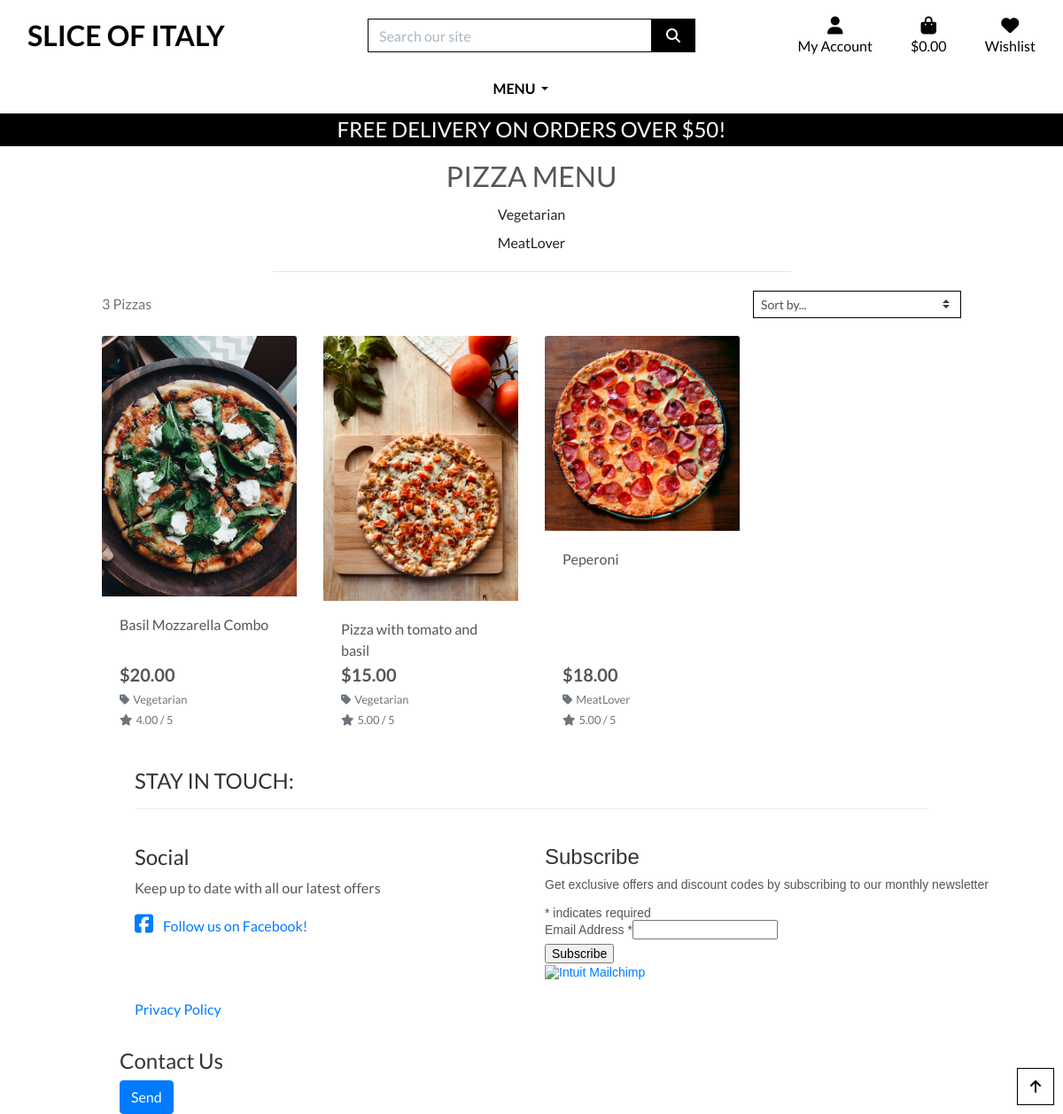
The page /pizzas/ on the database as committed earlier.
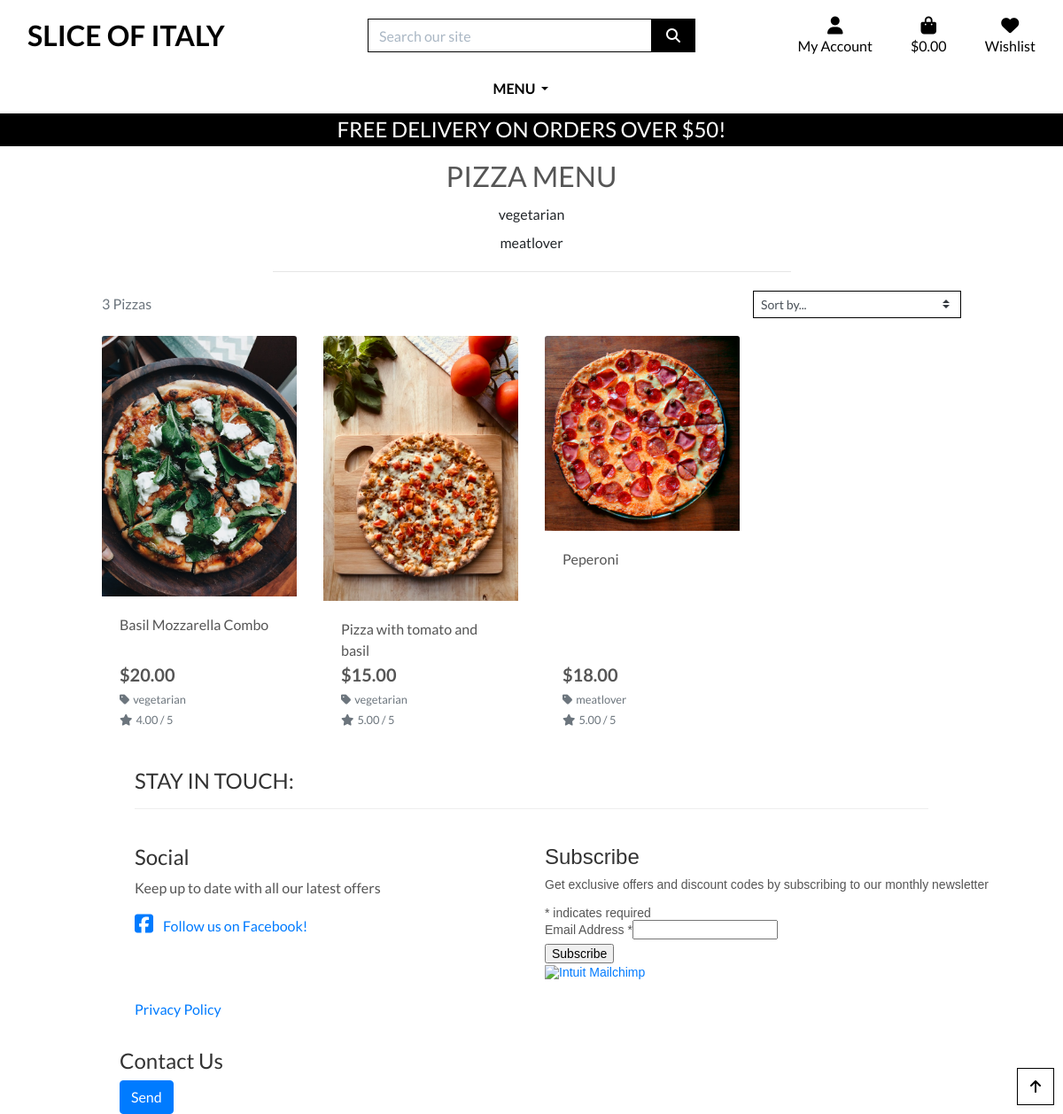
The same page on the database as committed later.
### pizzas/models.py (models this page shows, shortened)
class Category(models.Model):
    class Meta:
        verbose_name_plural = 'Categories'
    name = models.CharField(max_length=254)
    friendly_name = models.CharField(max_length=254, null=True, blank=True)

class Pizza(models.Model):
    category = models.ForeignKey('Category', null=True, blank=True, on_delete=models.SET_NULL)
    sku = models.CharField(max_length=254, null=True, blank=True)
    name = models.CharField(max_length=254)
    description = models.TextField()
    price = models.DecimalField(max_digits=6, decimal_places=2)
    rating = models.DecimalField(max_digits=6, decimal_places=2, null=True, blank=True)
    image_url = models.URLField(max_length=1024, null=True, blank=True)
    image = models.ImageField(null=True, blank=True)

### pizzas/views.py (the view)
# urls.py: path('', views.pizzas, name='pizzas'),
def pizzas(request):
    pizzas = Pizza.objects.all()
    query = request.GET.get('q')
    categories = request.GET.getlist('category')
    all_categories = Category.objects.all()
    sort = request.GET.get('sort')
    direction = request.GET.get('direction')
    if query:
        queries = Q(name__icontains=query) | Q(description__icontains=query)
        pizzas = pizzas.filter(queries)
    if categories:
        pizzas = pizzas.filter(category__name__in=categories)
        categories = Category.objects.filter(name__in=categories)
    if sort:
        if direction == 'desc':
            sort = f'-{sort}'
        pizzas = pizzas.order_by(sort)
    context = {
        'pizzas': pizzas,
        'search_term': query,
        'current_categories': categories,
        'all_categories': all_categories,
        'current_sorting': f'{sort}_{direction}',
    }
    return render(request, 'pizzas/pizzas.html', context)

### bag/contexts.py (called while the page is built, shortened)
def bag_contents(request):
    bag_items = []
    total = 0
    pizza_count = 0
    bag = request.session.get('bag', {})
    if total < settings.FREE_DELIVERY_THRESHOLD:
        delivery = total * Decimal(settings.STANDARD_DELIVERY_PERCENTAGE / 100)
        free_delivery_delta = settings.FREE_DELIVERY_THRESHOLD - total
    else:
        delivery = 0
        free_delivery_delta = 0
    grand_total = delivery + total
    context = {
        'bag_items': bag_items,
        'total': total,
        'pizza_count': pizza_count,
        'delivery': delivery,
        'free_delivery_delta': free_delivery_delta,
        'free_delivery_threshold': settings.FREE_DELIVERY_THRESHOLD,
        'grand_total': grand_total,
    }
    return context

### pizzas/templates/pizzas/pizzas.html (shortened to what this page needs)
{% extends "base.html" %}
{% load static %}
{% block page_header %}
    <div class="container header-container">
    </div>
{% endblock %}
{% block content %}
    <div class="overlay"></div>
    <div class="container-fluid">
        <div class="row">
            <div class="col text-center mt-3">
                <h2 class="logo-font">Pizza Menu</h2>
                {% for category in all_categories %}
                    <a href="{% url 'pizzas_by_category' category.name %}" class="dropdown-item">{{ category.friendly_name }}</a>
                {% endfor %}
                <hr class="w-50 mb-1">
            </div>
        </div>
        <div class="row">
            <div class="pizza-container col-10 offset-1">
                <div class="row mt-1 mb-2">
                    <div class="col-12 col-md-6 my-auto order-md-last d-flex justify-content-center justify-content-md-end">
                        <div class="sort-select-wrapper w-50">
                            <select id="sort-selector" class="custom-select custom-select-sm rounded-0 border border-{% if current_sorting != 'None_None' %}info{% else %}black{% endif %}">
                                <option value="reset" {% if current_sorting == 'None_None' %}selected{% endif %}>Sort by...</option>
                            </select>
                        </div>
                    </div>
                    <div class="col-12 col-md-6 order-md-first">
                        <p class="text-muted mt-3 text-center text-md-left">
                            {{ pizzas|length }} Pizzas{% if search_term %} found for <strong>"{{ search_term }}"</strong>{% endif %}
                        </p>
                    </div>
                </div>
                <div class="row">
                    {% for pizza in pizzas %}
                        <div class="col-sm-6 col-md-6 col-lg-4 col-xl-3">
                            <div class="card h-100 border-0">
                                <a href="{% url 'pizza_detail' pizza.id %}">
                                    <img class="card-img-top img-fluid" src="{{ pizza.image.url }}" alt="{{ pizza.name }}">
                                </a>
                                <div class="card-body pb-0">
                                    <p class="mb-0">{{ pizza.name }}</p>
                                </div>
                                <div class="card-footer bg-white pt-0 border-0 text-left">
                                    <div class="row">
                                        <div class="col">
                                            <p class="lead mb-0 text-left font-weight-bold">${{ pizza.price }}</p>
                                            {% if pizza.category %}
                                            <p class="small mt-1 mb-0">
                                                <a class="text-muted" href="{% url 'pizzas' %}?category={{ pizza.category.name }}">
                                                    <i class="fas fa-tag mr-1"></i>{{ pizza.category.friendly_name }}
                                                </a>
                                            </p>
                                            {% endif %}
                                            {% if pizza.rating %}
                                                <small class="text-muted"><i class="fas fa-star mr-1"></i>{{ pizza.rating }} / 5</small>
                                            {% else %}
                                                <small class="text-muted">No Rating</small>
                                            {% endif %}
                                        </div>
                                    </div>
                                </div>
                            </div>
                        </div>
                    {% endfor %}
                </div>
            </div>
        </div>
    </div>
    <div class="btt-button shadow-sm rounded-0 border border-black">
        <a class="btt-link d-flex h-100">
            <i class="fas fa-arrow-up text-black mx-auto my-auto"></i>
        </a>
    </div>
{% endblock %}

Rows that differ between the two databases and show on the page:
changed Category: friendly_name "Vegetarian" → "vegetarian"
changed Category: friendly_name "MeatLover" → "meatlover"
changed through a linked row, Pizza "Basil Mozzarella Combo": category.friendly_name "Vegetarian" → "vegetarian"
changed through a linked row, Pizza "Pizza with tomato and basil": category.friendly_name "Vegetarian" → "vegetarian"
changed through a linked row, Pizza "Peperoni": category.friendly_name "MeatLover" → "meatlover"
